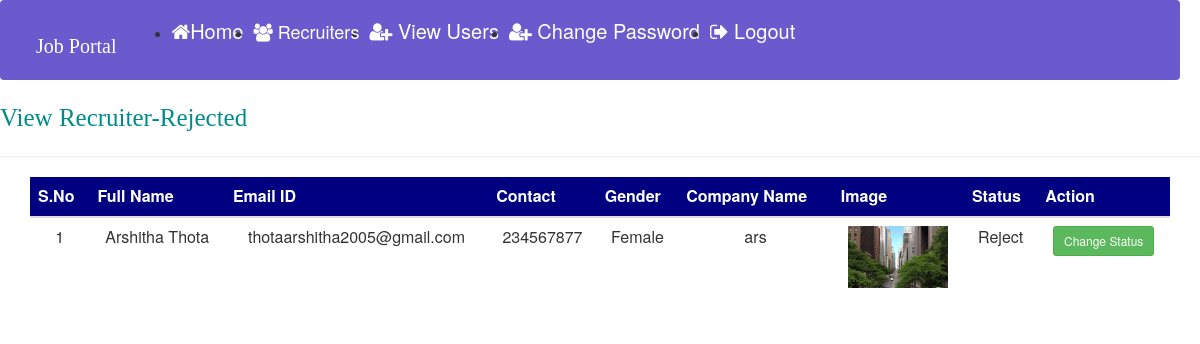
Page /recruiter_rejected (signed in) on the committed database.
### job/models.py (models this page shows, shortened)
class Recruiter(models.Model):
    user = models.ForeignKey(User,on_delete=models.CASCADE)
    mobile = models.CharField(max_length=15,null=True)
    image = models.FileField(null=True)
    gender= models.CharField(max_length=10,null=True)
    company= models.CharField(max_length=100,null=True)
    type = models.CharField(max_length=15,null=True)
    status = models.CharField(max_length=20, null=True)

### job/views.py (the view)
# urls.py: path('recruiter_rejected', views.recruiter_rejected, name="recruiter_rejected"),
def recruiter_rejected(request):
    if not request.user.is_authenticated:
        return redirect('admin_login')
    data=Recruiter.objects.filter(status= 'Reject')
    d={'data':data}
    return render(request, 'recruiter_rejected.html',d)

### job/templates/recruiter_rejected.html (shortened to what this page needs)
{% load static %}
{% block body%}
{% include 'admin_navigation.html'%}
<marquee style =" font-family: 'Monotype Corsiva ';font-size : 25px ; color : darkcyan ; font-weight : steelblue ;  background-color : white ">
View Recruiter-Rejected
</marquee>
<hr>
<div class ="container ">
<table class="table table-hover ">
<thead>
<tr style=" background-color: #000080 ; color:white">
    <th> S.No</th>
    <th> Full Name</th>
    <th> Email ID</th>
    <th> Contact</th>
    <th> Gender</th>
    <th> Company Name</th>
    <th> Image</th>
    <th> Status</th>
    <th> Action</th>
</tr>
</thead>
<tbody>
{%for i in data%}
<tr class="highlight-row" style="background-color: white">
    <td>{{forloop.counter}}</td>
    <td>{{i.user.first_name}} {{i.user.last_name}} </td>
    <td>{{i.user.username  }}</td>
    <td>{{ i.mobile}}</td>
    <td>{{ i.gender}}</td>
    <td>{{ i.company}}</td>
    <td><img src = " {{i.image.url }}" style="width:100px;height=100px,border-radius:50%" > </td>
    <td> {{ i.status}}</td>
    <td><a href="{% url 'change_status' i.id%}" class = "btn  btn-success btn-sm" > Change Status</a></td>
</tr>
{% endfor %}
</tbody>
</table>
</div>
{% endblock %}

### job/templates/recruiter_rejected.html (style rules this page uses)
tr { text-align : center }

### rows in the picture
Recruiter: user.first_name "Arshitha", user.last_name "Thota", user.username "thotaarshitha2005@gmail.com", mobile "234567877", gender "Female", company "ars", image (picture), status "Reject"
